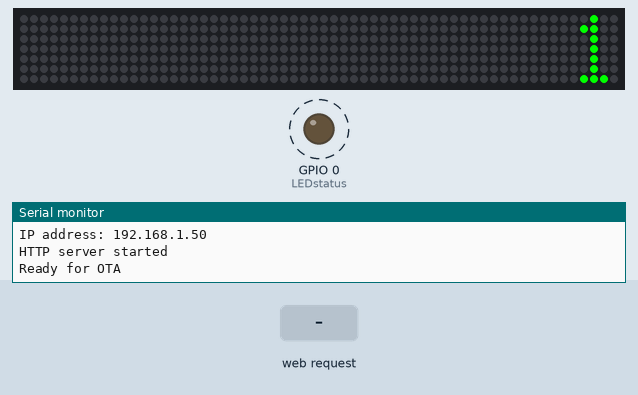
This program was run on a simulated ESP8266 (NodeMCU). Shown: 60×7 RGB LED matrix (first LED top left, wired row by row), output pins drawn as LEDs (lit = HIGH), the last lines printed to the serial monitor. Dashed ring = blinking. The test bench sets the inputs (shaded band). WiFi joins after 1.5 s; servers stay silent unless stated.

Above: at 2.86 s.
At 3.7 s:
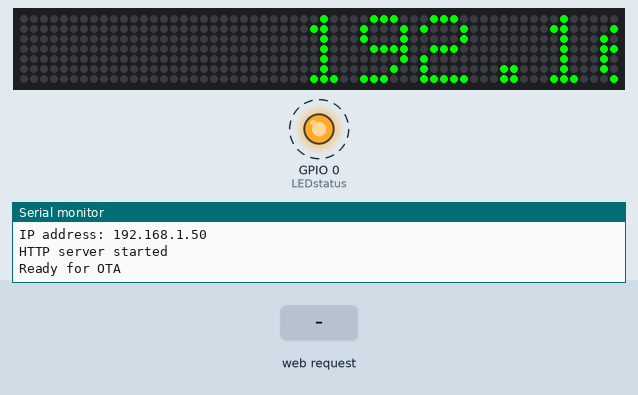
3.8 s: HTTP request GET /action_page received
6.5 s: HTTP request GET /action_page?webtext=on received
At 7.0 s:
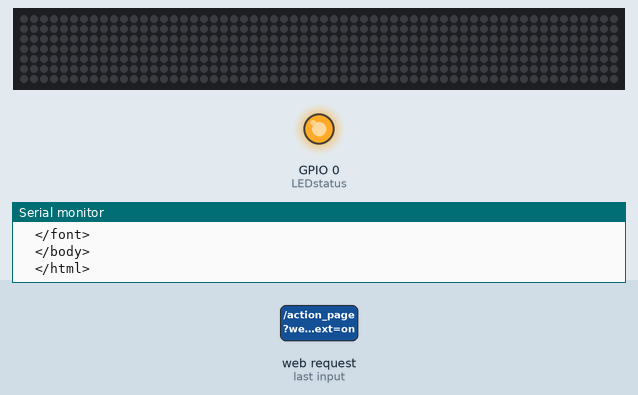
8.2 s: HTTP request GET /action_page?repeat=on received
Timing chart, 0 to 15.9 s (numbered marks = the images above; inputs shaded):
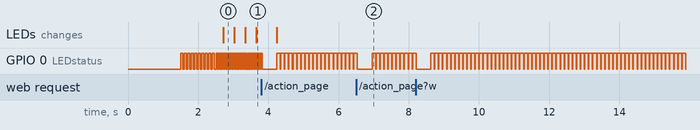

The program:

main.cpp
```cpp
#include <WiFiManager.h>
#include <WiFiClient.h>
#include <ESP8266WebServer.h>
#include <ESP8266mDNS.h>
#include <WiFiUdp.h>
#include <ArduinoOTA.h>
#include <Adafruit_GFX.h>
#include <Adafruit_NeoMatrix.h>
#include <Adafruit_NeoPixel.h>
#include <sstream>
#include <string>

#define LEDstatus 0
#define BRIGHTNESS 255

#define PIN 1
String showtext;
int lenghtpixel;
//text on startup is repeated infinity
String infrepeat = "on";
//initial color (green)
int mcolor = 2017;
//"speed" in ms delay before next pixel is drawn
int speed = 20;
//initial data on webpage
String webspeed = String("80");
String webrepeat = String("10");
String webcolor = "#00FF00";
String webbrightness = "";

int pass = 0;
int repeat;

//setup the matrix: 35 pixels x 8 columns starting from top left in zigzag rows with 800kHz bitstream
Adafruit_NeoMatrix matrix = Adafruit_NeoMatrix(60, 7, PIN,
                            NEO_MATRIX_TOP    + NEO_MATRIX_LEFT +
                            NEO_MATRIX_ROWS + NEO_MATRIX_ZIGZAG,
                            NEO_GRB            + NEO_KHZ800);

int x = matrix.width();

/*
const uint16_t colors[] = {
  matrix.Color(255, 0, 0), matrix.Color(0, 255, 0), matrix.Color(0, 0, 255), matrix.Color(255, 255, 255), matrix.Color(255, 100, 0)
};
*/

//
//Webpage
//
const char MAIN_page[] PROGMEM = R"=====(
  <!DOCTYPE html>
  <html>
  <head>
      <meta name="viewport" content="width=device-width, initial-scale=1.0">
      <style type="text/css">
          .text
              {
                 text-align: center;
              }
          .header
              {
                  text-align: center;
              }
          .center
              {
                  margin-right: auto;
                  margin-left: auto;
                  text-align: center
              }
          .color_button
              {
                  background-color: #303030;
                  color: white;
                  width: 160px;
                  height: 30px;
                  margin-left: auto;
                  margin-right: auto;
                  border: 0px;
              }
          .submit_button
              {
                  background-color: #303030;
                  color: white;
                  width: 140px;
                  height: 40px;
                  margin-left: auto;
                  margin-right: auto;
                  font-weight: bold;
              }
          .text_form
              {
                  background-color: #303030;
                  color: #FFFFFF;
                  width: 160px;
                  height: 20px;
                  margin-left: auto;
                  margin-right: auto;
                  border: 0px;
              }
          .number_form
              {
                  background-color: #303030;
                  color: #FFFFFF;
                  border: 0px;
              }
          .slider
              {
                  background: #000000;
                  color: #000000;
                  width: 160px;
                  margin-left: auto;
                  margin-right: auto;
              }
          .text_bold
              {
                  font-size: 20px;
                  font-weight: bold;
              }
          .fieldset
              {
                  width: 200px;
                  display: block;
                  margin-left: auto;
                  margin-right: auto;
              }
      </style>
  </head>
  <body bgcolor="#141414">
  <font color="white" style="font-size: 18px">
      <h2 class="header">LED MATRIX SIGN by Engr. Carl</h2>
      <h3 class="header">CONTROL PANEL</h3>
      <form action="/action_page">
          <fieldset class="fieldset">
              <div class="text">
                  <span class="text">Color:</span>
              </div>
              <div class="color_button">
                  <input type="color" class="color_button" name="webcolor" value="?color?">
              </div>
          </fieldset>
          <fieldset class="fieldset">
              <div class="text"><span class="text">Text:</span></div>
              <div class="center">
                  <input type="text" class="text_form" name="webtext" value="?text?">
              </div>
          </fieldset>
          <fieldset class="fieldset">
              <div class="center">
                  <span>Repeats:</span>
              <br>

                  <input type="range" class="slider" name="repeat" min="1" max="1000" value="?repeat?" oninput="this.form.repeatnumber.value=this.value" />
              <br>
                  <input type="number" class="number_form" name="repeatnumber" min="1" max="1000" value="?repeat?" oninput="this.form.repeat.value=this.value" />
              <br>
                  <span>repeat forever?</span>
                  <input type="checkbox" name="infrepeat" checked>
              </div>
          </fieldset>
          <fieldset class="fieldset">
              <div class="center">
                  <span>Speed:</span>
                  <br>
                  <input type="range" class="slider" name="speed" min="1" max="100" value="?speed?" oninput="this.form.speednumber.value=this.value" />
                  <br>
                  <input type="number" class="number_form" name="speednumber" min="1" max="100" value="?speed?" oninput="this.form.speed.value=this.value" />
              </div>
          </fieldset>

          <fieldset class="fieldset">
              <div class="center">
                  <span>Brightness:</span>
                  <br>
                  <input type="range" class="slider" name="brightness" min="1" max="255" value="?brightness?" oninput="this.form.brightnessnumber.value=this.value" />
                  <br>
                  <input type="number" class="number_form" name="brightness" min="1" max="255" value="?brightness?" oninput="this.form.brightness.value=this.value" />
              </div>
          </fieldset>

          <br>
          <div class="center">
              <input type="submit" class="submit_button" value="UPDATE SIGN">
          </div>

      </form>
  </font>
  </body>
  </html>
)=====";


ESP8266WebServer server(80); //Server on port 80

//===============================================================
// This routine is executed when you open its IP in browser
//===============================================================
void handleRoot() {
 String s = MAIN_page;
 if (infrepeat == "on")
 {
   s.replace("<input type=\"checkbox\" name=\"infrepeat\">", "<input type=\"checkbox\" name=\"infrepeat\" checked>");
 }
 else
 {
   s.replace("<input type=\"checkbox\" name=\"infrepeat\" checked>", "<input type=\"checkbox\" name=\"infrepeat\">");
 }
 s.replace("?text?", showtext);
 s.replace("?repeat?", webrepeat);
 s.replace("?speed?", webspeed);
 s.replace("?color?", webcolor);
 s.replace("?brightness?", webbrightness);
 server.send(200, "text/html", s); //Send web page
}


//===============================================================
// This routine is executed when you press submit
//===============================================================
void handleForm() {
  //get the data from client input and calculate to needed format
  showtext = server.arg("webtext");
  lenghtpixel = showtext.length() * 6;
  repeat = server.arg("repeat").toInt();
  infrepeat = server.arg("infrepeat");
  speed = map(server.arg("speed").toInt(), 1, 100, 100, 1);
  webcolor = server.arg("webcolor");
  int colors = (int) strtol( &webcolor[1], NULL, 16);
  int r = colors >> 16;
  int g = (colors >> 8) & 0xFF;
  int b = colors & 0xFF;
  mcolor = matrix.Color(r, g, b);

  //variables for storing the last state for the webpage
  webspeed = String(server.arg("speed"));
  webrepeat = server.arg("repeat");
Serial.println(repeat);
  Serial.println(webrepeat);


  //reset cursor and pass
  x = matrix.width();
  pass = 0;

  //debugging
  /*
  Serial.println("Text from webform: ");
  Serial.println(showtext);
  Serial.println("colors alltogether:");
  Serial.println(colors);
  Serial.println("r int from webform: ");
  Serial.println(r);
  Serial.println("g int from webform: ");
  Serial.println(g);
  Serial.println("b int from webform: ");
  Serial.println(b);
  Serial.println("parsed matrix color:");
  Serial.println(mcolor);
  Serial.println("Repeats from webform: ");
  Serial.println(repeat);
  Serial.println("Infinity repeats? ");
  Serial.println(infrepeat);
  Serial.println("Speed from webform:");
  Serial.println(server.arg("speed"));
  Serial.println("Speed calculated to delay time:");
  Serial.println(speed);
  */
  //get data from flash, write it to a String and change values in the html code to match displayed Adafruit_NeoMatrix
  String s = MAIN_page;
  if (infrepeat == "on")
  {
    s.replace("<input type=\"checkbox\" name=\"infrepeat\">", "<input type=\"checkbox\" name=\"infrepeat\" checked>");
  }
  else
  {
    s.replace("<input type=\"checkbox\" name=\"infrepeat\" checked>", "<input type=\"checkbox\" name=\"infrepeat\">");
  }
  s.replace("?text?", showtext);
  s.replace("?repeat?", webrepeat);
  s.replace("?speed?", webspeed);
  s.replace("?color?", webcolor);
  s.replace("?brightness?", webbrightness);
  Serial.println(s);
  server.send(200, "text/html", s); //Send web page
}


//==============================================================
//                  SETUP
//==============================================================
void setup(void){
  WiFi.mode(WIFI_STA);
  //wifiManager.autoConnect();
  Serial.begin(115200);
  WiFiManager wm;
  //wm.resetSettings();

  bool res;
  // res = wm.autoConnect(); // auto generated AP name from chipid
  // res = wm.autoConnect("AutoConnectAP"); // anonymous ap
  res = wm.autoConnect("LED_Matrix_Signage",""); // password protected ap

  if(!res) {
        Serial.println("Failed to connect...");
        // ESP.restart();
    }
    else {
        //if you get here you have connected to the WiFi
        Serial.println("connected...! :)");
    }

  //WiFi.begin(ssid, password);     //Connect to your WiFi router
  Serial.println("");
  pinMode(LEDstatus, OUTPUT);
  // Wait for connection
  while (WiFi.status() != WL_CONNECTED)
  {
    digitalWrite(LEDstatus, HIGH);
    delay(500);
    digitalWrite(LEDstatus, LOW);
    Serial.print(".");
    delay(500);
  }
  if (WiFi.status() == WL_CONNECTED)
  {
    Serial.println("");
    Serial.print("Connected to ");
    Serial.println("WiFi");
    Serial.print("IP address: ");
    Serial.println(WiFi.localIP());
    showtext = WiFi.localIP().toString();
    lenghtpixel = showtext.length() * 6;
    for (int i = 0; i < 10; i++)
    {
      digitalWrite(LEDstatus, HIGH);
      delay(50);
      digitalWrite(LEDstatus, LOW);
      delay(50);
    }
  }

  server.on("/", handleRoot);
  server.on("/action_page", handleForm);
  server.begin();                  //Start server
  Serial.println("HTTP server started");
  matrix.begin();
  matrix.setTextWrap(false);
  matrix.setBrightness(255);

  // Port defaults to 8266
  // ArduinoOTA.setPort(8266);

  // Hostname defaults to esp8266-[ChipID]
  // ArduinoOTA.setHostname("myesp8266");

  // No authentication by default
  // ArduinoOTA.setPassword("admin");

  // Password can be set with it's md5 value as well
  // MD5(admin) = 21232f297a57a5a743894a0e4a801fc3
  // ArduinoOTA.setPasswordHash("21232f297a57a5a743894a0e4a801fc3");

  ArduinoOTA.onStart([]() {
    String type;
    if (ArduinoOTA.getCommand() == U_FLASH) {
      type = "sketch";
    } else { // U_SPIFFS
      type = "filesystem";
    }

    // NOTE: if updating SPIFFS this would be the place to unmount SPIFFS using SPIFFS.end()
    Serial.println("Start updating " + type);
  });
  ArduinoOTA.onEnd([]() {
    Serial.println("\nEnd");
  });
  ArduinoOTA.onProgress([](unsigned int progress, unsigned int total) {
    Serial.printf("Progress: %u%%\r", (progress / (total / 100)));
  });
  ArduinoOTA.onError([](ota_error_t error) {
    Serial.printf("Error[%u]: ", error);
    if (error == OTA_AUTH_ERROR) {
      Serial.println("Auth Failed");
    } else if (error == OTA_BEGIN_ERROR) {
      Serial.println("Begin Failed");
    } else if (error == OTA_CONNECT_ERROR) {
      Serial.println("Connect Failed");
    } else if (error == OTA_RECEIVE_ERROR) {
      Serial.println("Receive Failed");
    } else if (error == OTA_END_ERROR) {
      Serial.println("End Failed");
    }
  });
  ArduinoOTA.begin();
  Serial.println("Ready for OTA");
}

void loop(void)
{
  server.handleClient();
  ArduinoOTA.handle();
  matrix.fillScreen(0);
  matrix.setCursor(x, 0);
  matrix.setTextColor(mcolor);
  matrix.print(showtext);
  if(--x < -lenghtpixel
  ) {
    x = matrix.width();

  if(infrepeat != "on")
  {
    if(++pass >= repeat)
    {
      showtext = "";
    }
  }

  }
  matrix.show();
  digitalWrite(LEDstatus, HIGH);
  delay(speed);
  digitalWrite(LEDstatus, LOW);
}
```

Measured:
- by itself, GPIO 0 (LEDstatus): repeats every 0.12 s: HIGH 0.10 s, LOW 0.01 s
